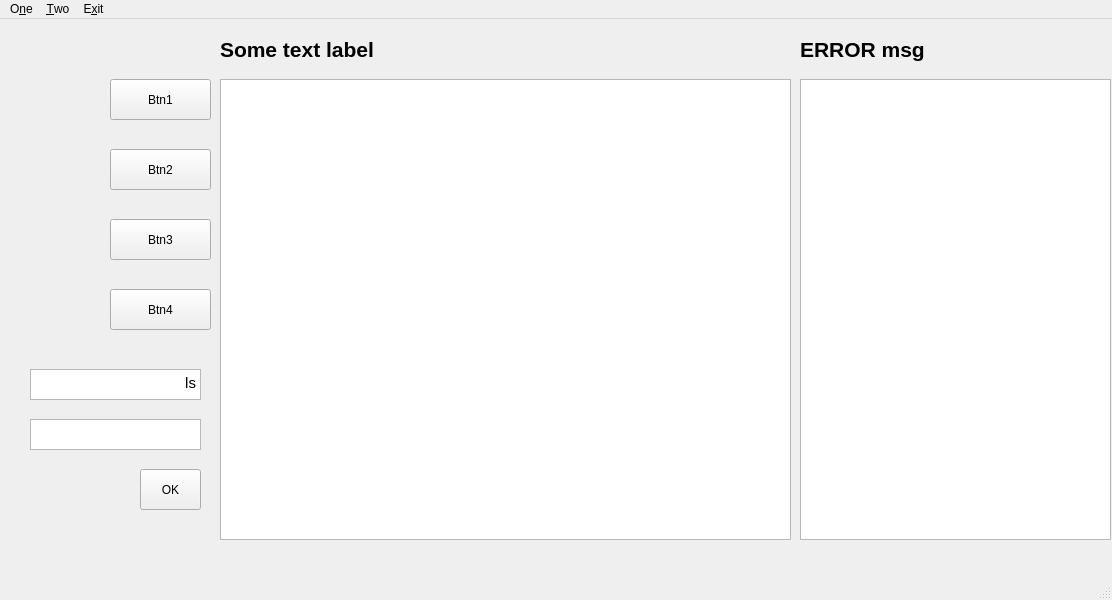
<?xml version="1.0" encoding="UTF-8"?>
<ui version="4.0">
 <class>MainWindow</class>
 <widget class="QMainWindow" name="MainWindow">
  <property name="geometry">
   <rect>
    <x>0</x>
    <y>0</y>
    <width>1112</width>
    <height>600</height>
   </rect>
  </property>
  <property name="windowTitle">
   <string>IoT Penetration testing DEMO</string>
  </property>
  <property name="documentMode">
   <bool>false</bool>
  </property>
  <property name="unifiedTitleAndToolBarOnMac">
   <bool>false</bool>
  </property>
  <widget class="QWidget" name="centralwidget">
   <widget class="QTextEdit" name="result_txt">
    <property name="enabled">
     <bool>true</bool>
    </property>
    <property name="geometry">
     <rect>
      <x>220</x>
      <y>60</y>
      <width>571</width>
      <height>461</height>
     </rect>
    </property>
   </widget>
   <widget class="QLabel" name="top_label">
    <property name="geometry">
     <rect>
      <x>220</x>
      <y>10</y>
      <width>311</width>
      <height>41</height>
     </rect>
    </property>
    <property name="text">
     <string>&lt;html&gt;&lt;head/&gt;&lt;body&gt;&lt;p&gt;&lt;span style=&quot; font-size:16pt; font-weight:600;&quot;&gt;Some text label&lt;/span&gt;&lt;/p&gt;&lt;/body&gt;&lt;/html&gt;</string>
    </property>
   </widget>
   <widget class="QPushButton" name="btn_1">
    <property name="geometry">
     <rect>
      <x>110</x>
      <y>60</y>
      <width>101</width>
      <height>41</height>
     </rect>
    </property>
    <property name="text">
     <string>Btn1</string>
    </property>
   </widget>
   <widget class="QTextEdit" name="cmd_input_txt">
    <property name="enabled">
     <bool>true</bool>
    </property>
    <property name="geometry">
     <rect>
      <x>30</x>
      <y>350</y>
      <width>171</width>
      <height>31</height>
     </rect>
    </property>
    <property name="readOnly">
     <bool>false</bool>
    </property>
    <property name="html">
     <string>&lt;!DOCTYPE HTML PUBLIC &quot;-//W3C//DTD HTML 4.0//EN&quot; &quot;http://www.w3.org/TR/REC-html40/strict.dtd&quot;&gt;
&lt;html&gt;&lt;head&gt;&lt;meta name=&quot;qrichtext&quot; content=&quot;1&quot; /&gt;&lt;style type=&quot;text/css&quot;&gt;
p, li { white-space: pre-wrap; }
&lt;/style&gt;&lt;/head&gt;&lt;body style=&quot; font-family:'Ubuntu'; font-size:11pt; font-weight:400; font-style:normal;&quot;&gt;
&lt;p align=&quot;right&quot; style=&quot; margin-top:0px; margin-bottom:0px; margin-left:0px; margin-right:0px; -qt-block-indent:0; text-indent:0px;&quot;&gt;ls&lt;/p&gt;&lt;/body&gt;&lt;/html&gt;</string>
    </property>
   </widget>
   <widget class="QPushButton" name="btn_2">
    <property name="geometry">
     <rect>
      <x>110</x>
      <y>130</y>
      <width>101</width>
      <height>41</height>
     </rect>
    </property>
    <property name="text">
     <string>Btn2</string>
    </property>
   </widget>
   <widget class="QPushButton" name="btn_3">
    <property name="geometry">
     <rect>
      <x>110</x>
      <y>200</y>
      <width>101</width>
      <height>41</height>
     </rect>
    </property>
    <property name="text">
     <string>Btn3</string>
    </property>
   </widget>
   <widget class="QPushButton" name="btn_4">
    <property name="geometry">
     <rect>
      <x>110</x>
      <y>270</y>
      <width>101</width>
      <height>41</height>
     </rect>
    </property>
    <property name="text">
     <string>Btn4</string>
    </property>
   </widget>
   <widget class="QPushButton" name="btn_ok">
    <property name="geometry">
     <rect>
      <x>140</x>
      <y>450</y>
      <width>61</width>
      <height>41</height>
     </rect>
    </property>
    <property name="text">
     <string>OK</string>
    </property>
   </widget>
   <widget class="QTextEdit" name="arg_input_txt">
    <property name="enabled">
     <bool>true</bool>
    </property>
    <property name="geometry">
     <rect>
      <x>30</x>
      <y>400</y>
      <width>171</width>
      <height>31</height>
     </rect>
    </property>
    <property name="html">
     <string>&lt;!DOCTYPE HTML PUBLIC &quot;-//W3C//DTD HTML 4.0//EN&quot; &quot;http://www.w3.org/TR/REC-html40/strict.dtd&quot;&gt;
&lt;html&gt;&lt;head&gt;&lt;meta name=&quot;qrichtext&quot; content=&quot;1&quot; /&gt;&lt;style type=&quot;text/css&quot;&gt;
p, li { white-space: pre-wrap; }
&lt;/style&gt;&lt;/head&gt;&lt;body style=&quot; font-family:'Ubuntu'; font-size:11pt; font-weight:400; font-style:normal;&quot;&gt;
&lt;p align=&quot;right&quot; style=&quot;-qt-paragraph-type:empty; margin-top:0px; margin-bottom:0px; margin-left:0px; margin-right:0px; -qt-block-indent:0; text-indent:0px;&quot;&gt;&lt;br /&gt;&lt;/p&gt;&lt;/body&gt;&lt;/html&gt;</string>
    </property>
   </widget>
   <widget class="QTextEdit" name="error_txt">
    <property name="enabled">
     <bool>true</bool>
    </property>
    <property name="geometry">
     <rect>
      <x>800</x>
      <y>60</y>
      <width>311</width>
      <height>461</height>
     </rect>
    </property>
   </widget>
   <widget class="QLabel" name="top_label_2">
    <property name="geometry">
     <rect>
      <x>800</x>
      <y>10</y>
      <width>311</width>
      <height>41</height>
     </rect>
    </property>
    <property name="text">
     <string>&lt;html&gt;&lt;head/&gt;&lt;body&gt;&lt;p&gt;&lt;span style=&quot; font-size:16pt; font-weight:600;&quot;&gt;ERROR msg&lt;/span&gt;&lt;/p&gt;&lt;/body&gt;&lt;/html&gt;</string>
    </property>
   </widget>
  </widget>
  <widget class="QStatusBar" name="statusbar">
   <property name="enabled">
    <bool>true</bool>
   </property>
  </widget>
  <widget class="QMenuBar" name="menubar">
   <property name="geometry">
    <rect>
     <x>0</x>
     <y>0</y>
     <width>1112</width>
     <height>22</height>
    </rect>
   </property>
   <widget class="QMenu" name="menuOne">
    <property name="title">
     <string>O&amp;ne</string>
    </property>
   </widget>
   <widget class="QMenu" name="menuTwo">
    <property name="title">
     <string>&amp;Two</string>
    </property>
   </widget>
   <widget class="QMenu" name="menuExit">
    <property name="title">
     <string>E&amp;xit</string>
    </property>
   </widget>
   <addaction name="menuOne"/>
   <addaction name="menuTwo"/>
   <addaction name="menuExit"/>
  </widget>
 </widget>
 <resources/>
 <connections/>
</ui>
